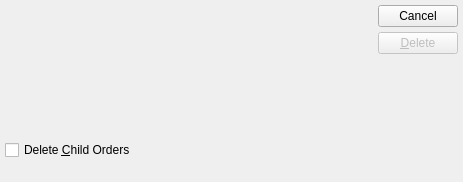
<?xml version="1.0" encoding="UTF-8"?>
<ui version="4.0">
 <comment>This file is part of the xTuple ERP: PostBooks Edition, a free and
open source Enterprise Resource Planning software suite,
Copyright (c) 1999-2019 by OpenMFG LLC, d/b/a xTuple.
It is licensed to you under the Common Public Attribution License
version 1.0, the full text of which (including xTuple-specific Exhibits)
is available at www.xtuple.com/CPAL.  By using this software, you agree
to be bound by its terms.</comment>
 <class>deletePlannedOrder</class>
 <widget class="QDialog" name="deletePlannedOrder">
  <property name="geometry">
   <rect>
    <x>0</x>
    <y>0</y>
    <width>463</width>
    <height>182</height>
   </rect>
  </property>
  <property name="windowTitle">
   <string>Delete Planned Order</string>
  </property>
  <layout class="QVBoxLayout">
   <property name="spacing">
    <number>0</number>
   </property>
   <property name="margin">
    <number>5</number>
   </property>
   <item>
    <layout class="QVBoxLayout">
     <property name="spacing">
      <number>5</number>
     </property>
     <property name="margin">
      <number>0</number>
     </property>
     <item>
      <layout class="QHBoxLayout">
       <property name="spacing">
        <number>7</number>
       </property>
       <property name="margin">
        <number>0</number>
       </property>
       <item>
        <widget class="PlanOrdCluster" name="_planord">
         <property name="minimumSize">
          <size>
           <width>290</width>
           <height>130</height>
          </size>
         </property>
        </widget>
       </item>
       <item>
        <layout class="QHBoxLayout">
         <property name="spacing">
          <number>0</number>
         </property>
         <property name="margin">
          <number>0</number>
         </property>
         <item>
          <spacer>
           <property name="orientation">
            <enum>Qt::Horizontal</enum>
           </property>
           <property name="sizeType">
            <enum>QSizePolicy::Expanding</enum>
           </property>
           <property name="sizeHint" stdset="0">
            <size>
             <width>20</width>
             <height>20</height>
            </size>
           </property>
          </spacer>
         </item>
         <item>
          <layout class="QVBoxLayout">
           <property name="spacing">
            <number>0</number>
           </property>
           <property name="margin">
            <number>0</number>
           </property>
           <item>
            <layout class="QVBoxLayout">
             <property name="spacing">
              <number>5</number>
             </property>
             <property name="margin">
              <number>0</number>
             </property>
             <item>
              <widget class="QPushButton" name="_close">
               <property name="text">
                <string>Cancel</string>
               </property>
              </widget>
             </item>
             <item>
              <widget class="QPushButton" name="_delete">
               <property name="enabled">
                <bool>false</bool>
               </property>
               <property name="text">
                <string>&amp;Delete</string>
               </property>
               <property name="default">
                <bool>true</bool>
               </property>
              </widget>
             </item>
            </layout>
           </item>
           <item>
            <spacer>
             <property name="orientation">
              <enum>Qt::Vertical</enum>
             </property>
             <property name="sizeHint" stdset="0">
              <size>
               <width>20</width>
               <height>20</height>
              </size>
             </property>
            </spacer>
           </item>
          </layout>
         </item>
        </layout>
       </item>
      </layout>
     </item>
     <item>
      <layout class="QHBoxLayout">
       <property name="spacing">
        <number>0</number>
       </property>
       <property name="margin">
        <number>0</number>
       </property>
       <item>
        <widget class="QCheckBox" name="_deleteChildren">
         <property name="text">
          <string>Delete &amp;Child Orders</string>
         </property>
        </widget>
       </item>
       <item>
        <spacer>
         <property name="orientation">
          <enum>Qt::Horizontal</enum>
         </property>
         <property name="sizeType">
          <enum>QSizePolicy::Expanding</enum>
         </property>
         <property name="sizeHint" stdset="0">
          <size>
           <width>20</width>
           <height>20</height>
          </size>
         </property>
        </spacer>
       </item>
      </layout>
     </item>
    </layout>
   </item>
   <item>
    <spacer>
     <property name="orientation">
      <enum>Qt::Vertical</enum>
     </property>
     <property name="sizeType">
      <enum>QSizePolicy::Expanding</enum>
     </property>
     <property name="sizeHint" stdset="0">
      <size>
       <width>20</width>
       <height>0</height>
      </size>
     </property>
    </spacer>
   </item>
  </layout>
 </widget>
 <layoutdefault spacing="6" margin="11"/>
 <customwidgets>
  <customwidget>
   <class>PlanOrdCluster</class>
   <extends>QWidget</extends>
   <header>plCluster.h</header>
  </customwidget>
 </customwidgets>
 <tabstops>
  <tabstop>_planord</tabstop>
  <tabstop>_deleteChildren</tabstop>
  <tabstop>_delete</tabstop>
  <tabstop>_close</tabstop>
 </tabstops>
 <resources/>
 <connections>
  <connection>
   <sender>_close</sender>
   <signal>clicked()</signal>
   <receiver>deletePlannedOrder</receiver>
   <slot>reject()</slot>
   <hints>
    <hint type="sourcelabel">
     <x>20</x>
     <y>20</y>
    </hint>
    <hint type="destinationlabel">
     <x>20</x>
     <y>20</y>
    </hint>
   </hints>
  </connection>
  <connection>
   <sender>_planord</sender>
   <signal>valid(bool)</signal>
   <receiver>_delete</receiver>
   <slot>setEnabled(bool)</slot>
   <hints>
    <hint type="sourcelabel">
     <x>20</x>
     <y>20</y>
    </hint>
    <hint type="destinationlabel">
     <x>20</x>
     <y>20</y>
    </hint>
   </hints>
  </connection>
 </connections>
</ui>
